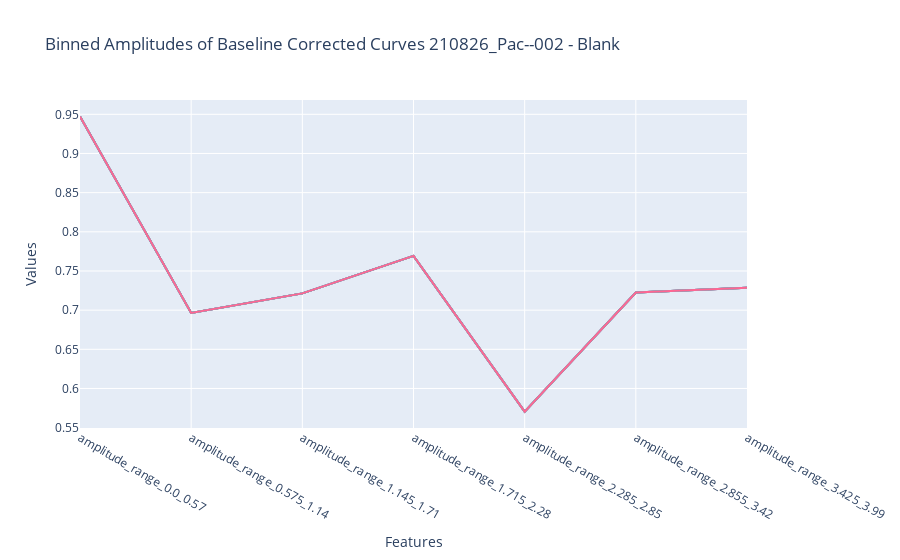

Notebook code for this chart:
### Code cell
bins = 7
num_bins = np.array_split(baseline_corrected_vector, bins)
bin_sizes = [len(i) for i in num_bins]
edges = []
temp = 0
for i, j in enumerate(bin_sizes):
    first_edge = (i*j) if temp == 0 else temp 
    last_edge =  (i*j) + j -1 if temp == 0 else temp + j - 1
    temp = last_edge + 1
    edges.append([first_edge, last_edge])
print('Size of baseline corrected vector: ', len(baseline_corrected_vector))
print('Bin sizes: ', bin_sizes)
print('Bin edges: ', edges)
print('Timestamps: ', [[str(time[i[0]].round(3)), str(time[i[1]].round(3))]for i in edges])
fig = go.Figure()
feats = [f"amplitude_range_{time[i[0]].round(3)}_{time[i[1]].round(3)}" for i in edges]
y = [np.max(baseline_corrected_vector[i[0]:i[1]]) - np.min(baseline_corrected_vector[i[0]:i[1]]) for i in edges]
for i in range(len(edges)):
    fig.add_trace(go.Scatter(x=feats, y=y, mode='lines'))
fig.update_layout(title=f'Binned Amplitudes of Baseline Corrected Curves {name} - {sample}', xaxis_title='Features', yaxis_title='Values', showlegend=False)
fig.show()

### Figure 1 — Plotly figure (JSON) as saved in the notebook; plotly's stock layout.template omitted (floating-point values rounded to 4 significant figures)
{"data": [{"mode": "lines", "type": "scatter", "x": ["amplitude_range_0.0_0.57", "amplitude_range_0.575_1.14", "amplitude_range_1.145_1.71", "amplitude_range_1.715_2.28", "amplitude_range_2.285_2.85", "amplitude_range_2.855_3.42", "amplitude_range_3.425_3.99"], "y": [0.9473, 0.6965, 0.7214, 0.7693, 0.5705, 0.7226, 0.7286]}, {"mode": "lines", "type": "scatter", "x": ["amplitude_range_0.0_0.57", "amplitude_range_0.575_1.14", "amplitude_range_1.145_1.71", "amplitude_range_1.715_2.28", "amplitude_range_2.285_2.85", "amplitude_range_2.855_3.42", "amplitude_range_3.425_3.99"], "y": [0.9473, 0.6965, 0.7214, 0.7693, 0.5705, 0.7226, 0.7286]}, {"mode": "lines", "type": "scatter", "x": ["amplitude_range_0.0_0.57", "amplitude_range_0.575_1.14", "amplitude_range_1.145_1.71", "amplitude_range_1.715_2.28", "amplitude_range_2.285_2.85", "amplitude_range_2.855_3.42", "amplitude_range_3.425_3.99"], "y": [0.9473, 0.6965, 0.7214, 0.7693, 0.5705, 0.7226, 0.7286]}, {"mode": "lines", "type": "scatter", "x": ["amplitude_range_0.0_0.57", "amplitude_range_0.575_1.14", "amplitude_range_1.145_1.71", "amplitude_range_1.715_2.28", "amplitude_range_2.285_2.85", "amplitude_range_2.855_3.42", "amplitude_range_3.425_3.99"], "y": [0.9473, 0.6965, 0.7214, 0.7693, 0.5705, 0.7226, 0.7286]}, {"mode": "lines", "type": "scatter", "x": ["amplitude_range_0.0_0.57", "amplitude_range_0.575_1.14", "amplitude_range_1.145_1.71", "amplitude_range_1.715_2.28", "amplitude_range_2.285_2.85", "amplitude_range_2.855_3.42", "amplitude_range_3.425_3.99"], "y": [0.9473, 0.6965, 0.7214, 0.7693, 0.5705, 0.7226, 0.7286]}, {"mode": "lines", "type": "scatter", "x": ["amplitude_range_0.0_0.57", "amplitude_range_0.575_1.14", "amplitude_range_1.145_1.71", "amplitude_range_1.715_2.28", "amplitude_range_2.285_2.85", "amplitude_range_2.855_3.42", "amplitude_range_3.425_3.99"], "y": [0.9473, 0.6965, 0.7214, 0.7693, 0.5705, 0.7226, 0.7286]}, {"mode": "lines", "type": "scatter", "x": ["amplitude_range_0.0_0.57", "amplitude_range_0.575_1.14", "amplitude_range_1.145_1.71", "amplitude_range_1.715_2.28", "amplitude_range_2.285_2.85", "amplitude_range_2.855_3.42", "amplitude_range_3.425_3.99"], "y": [0.9473, 0.6965, 0.7214, 0.7693, 0.5705, 0.7226, 0.7286]}], "layout": {"showlegend": false, "title": {"text": "Binned Amplitudes of Baseline Corrected Curves 210826_Pac--002 - Blank"}, "xaxis": {"title": {"text": "Features"}}, "yaxis": {"title": {"text": "Values"}}}}
